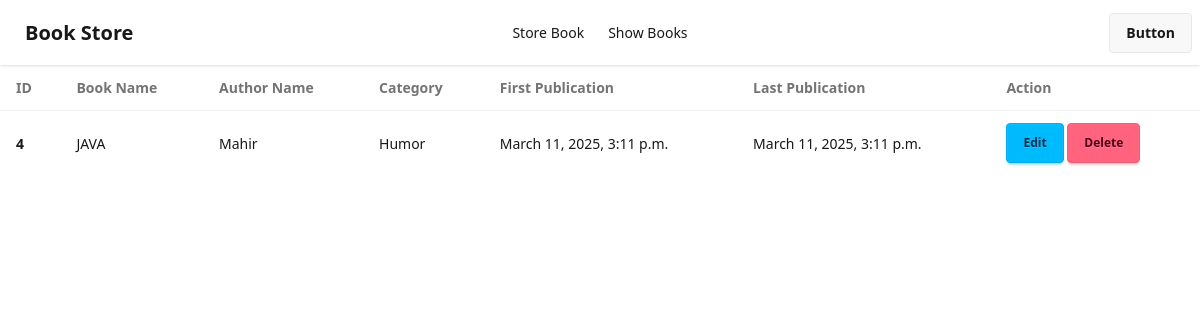
/book_details/4/, run on an earlier commit of the app's database.
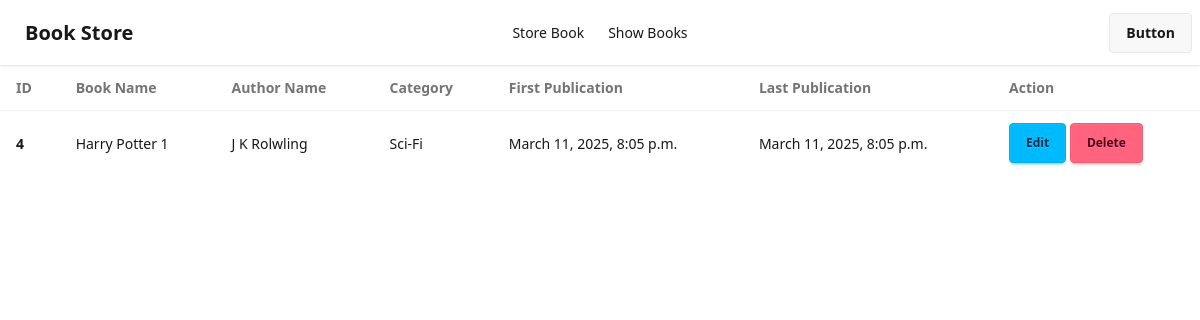
And on a later commit of the database.
### book/models.py (models this page shows)
class BookStoreModel(models.Model):
    CATEGORY = (
        ('Mystery', 'Mystery'),
        ('Thriller', 'Thriller'),
        ('Sci-Fi', 'Sci-Fi'),
        ('Humor', 'Humor'),
        ('Horror', 'Horror')
    )
    id = models.IntegerField(primary_key=True)
    book_name = models.CharField(max_length= 30)
    author = models.CharField(max_length= 20)
    category = models.CharField(max_length=30, choices=CATEGORY)
    first_pub = models.DateTimeField(auto_now_add=True)
    last_pub = models.DateTimeField(auto_now=True)

### book/views.py (the view)
# urls.py: path('book_details/<int:id>/', views.BookDetailsView.as_view(), name="book_details"),
class BookDetailsView(DetailView):
    model = BookStoreModel
    template_name = 'book_details.html'
    context_object_name = 'item'
    pk_url_kwarg = 'id'

### book/templates/book_details.html
{% extends "base.html" %}
{% block content %}
<table class="table">
    <thead>
      <tr>
        <th>ID</th>
        <th>Book Name</th>
        <th>Author Name</th>
        <th>Category</th>
        <th>First Publication</th>
        <th>Last Publication</th>
        <th>Action</th>
      </tr>
    </thead>
    <tbody>
      <tr class="hover:bg-base-300">
          <th>{{item.id}}</th>
          <td>{{item.book_name}}</td>
          <td>{{item.author}}</td>
          <td>{{item.category}}</td>
          <td>{{item.first_pub}}</td>
          <td>{{item.last_pub}}</td>
          <td><a href="{% url 'edit_book' pk=item.id %}" class="text-xs btn btn-info">Edit</a> <a class="text-xs btn btn-error" href="{% url 'delete_book' pk=item.id %}">Delete</a> </td>
      </tr>
    </tbody>
  </table>
{% endblock %}

What changed in the data, as far as the page shows it:
changed BookStoreModel id 4: book_name "JAVA" → "Harry Potter 1"; author "Mahir" → "J K Rolwling"; category "Humor" → "Sci-Fi"; first_pub "March 11, 2025, 3:11 p.m." → "March 11, 2025, 8:05 p.m."; last_pub "March 11, 2025, 3:11 p.m." → "March 11, 2025, 8:05 p.m."
